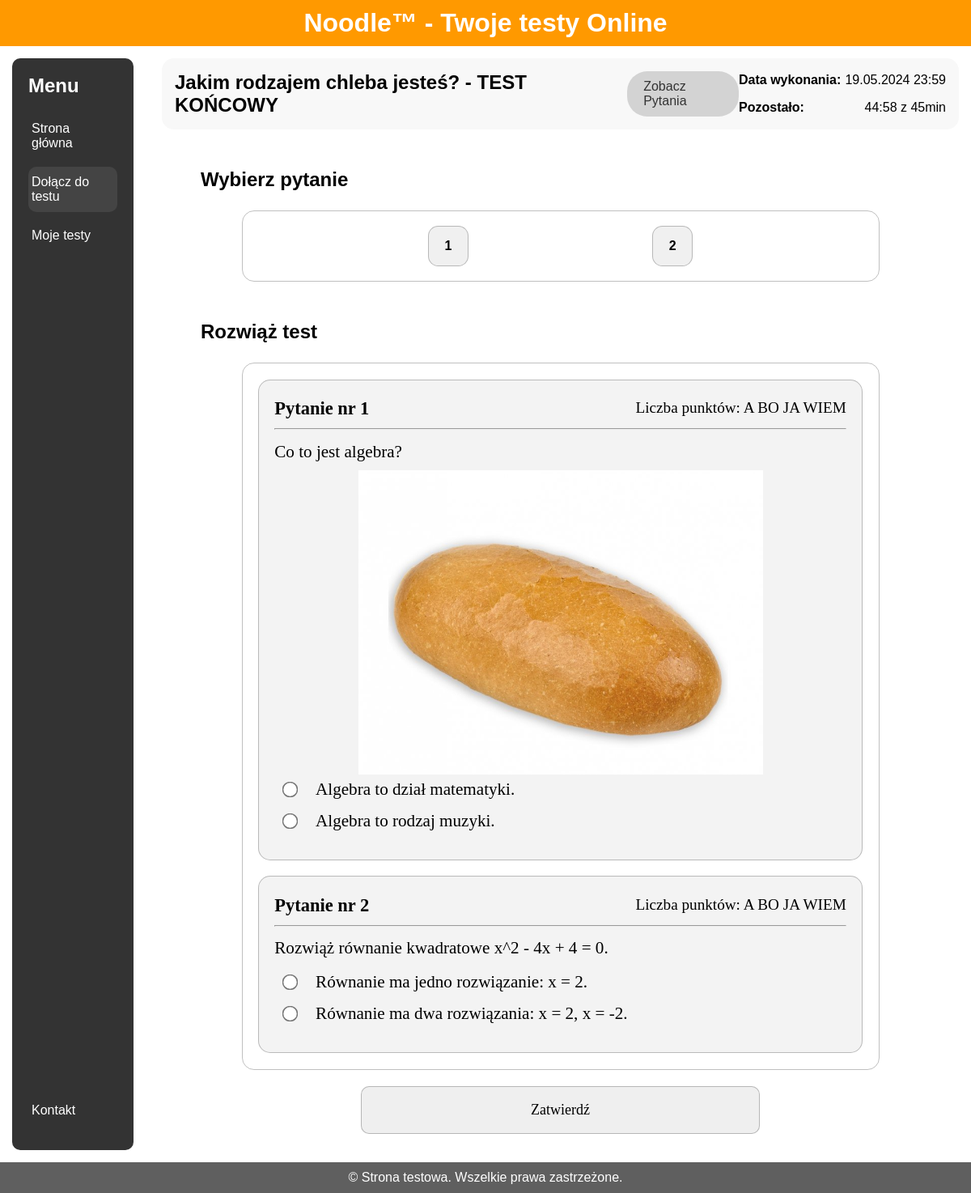
The app's page /Strona/html/test.php?kod=1234567 with its own data.
### tables this page shows
CREATE TABLE `pytania` (
  `id` int(11) NOT NULL,
  `tresc` varchar(1000) NOT NULL,
  `przedmiot_id` int(11) NOT NULL,
  `kategoria_id` int(11) NOT NULL,
  `poziom_id` int(11) NOT NULL,
  `zdjecie` varchar(50) DEFAULT NULL,
  `autor` int(11) NOT NULL,
  `prywatnosc` tinyint(1) NOT NULL,
  `typ_pytania` int(11) NOT NULL
);

CREATE TABLE `odpowiedzi` (
  `id` int(11) NOT NULL,
  `id_pytania` int(11) NOT NULL,
  `tresc` varchar(250) NOT NULL,
  `poprawnosc` tinyint(1) NOT NULL
);

### Strona/html/test.php (the view, shortened to what this page needs)
<!DOCTYPE html>
<html lang="en">
<head>
<link rel="stylesheet" href="styles.css">
</head>
<?php
  $servername = "localhost";
  $username = "root";
  $password = "";
  $dbname = "baza";
  $conn = new mysqli($servername, $username, $password, $dbname);
  $kod_testu = $_GET['kod'];
  $get_test_id = "SELECT id_testu FROM `testy_przeprowadzane` WHERE kod_testu = '$kod_testu'";
  $result = $conn->query($get_test_id);
  if ($result->num_rows > 0) {
    $row = $result->fetch_assoc();
    $id_testu = $row['id_testu'];
  }
  $get_type = "SELECT id, nazwa_typu FROM typ_pytania;";
  $type_result = $conn->query($get_type);
  if ($type_result->num_rows > 0) {
    while($row = $type_result->fetch_assoc()) {
      if($row['nazwa_typu'] == 'Zamkniete') {
        $zamkniete = $row['id'];
      }
      elseif($row['nazwa_typu'] == 'Otwarte') {
        $otwarte = $row['id'];
      }
      elseif($row['nazwa_typu'] == 'Wielokrotnego') {
        $wielokrotnego = $row['id'];
      }
    }
  }
?>
<body>
<div class="wrapper">
  <div class="header-content" id="head">
    <h1>Noodle™ - Twoje testy Online</h1>
  </div>
  <div class="container" id="con">
    <div class="sidebar" id="menu">
      <ul>
        <h2>Menu</h2>
        <li><a href="../index.php">Strona główna</a></li>
        <li ><a href="panel_ucznia/dolacz_kod.php" class="aktualna-strona">Dołącz do testu</a></li>
        <li><a href="panel_ucznia/moje_testy.php" >Moje testy</a></li>
      </ul>
      <ul>
        <li><a href="kontakt.php" >Kontakt</a></li>
      </ul>
    </div>
    <div class="main-content" id="main">
    <div class="teststicky">
                <div style="display: flex; justify-content: left;align-items:center;max-width:70%;">
                    <h2>Jakim rodzajem chleba jesteś? - TEST KOŃCOWY</h2>
                </div>
                <div style="display: flex; justify-content: space-between; align-items:center;min-width:30%;">
                    <div class="rounded-button">
                      <a href="#wybierz-pytanie">Zobacz Pytania</a>
                    </div>
                    <div style="min-width: 65%;">
                        <div style="display: flex; justify-content: space-between; align-items:center;padding-bottom: 1em">
                            <p style="font-weight: bold;">Data wykonania:</p>
                            <p id="data-wykonania" style="text-align: right;"></p>
                        </div>
                        <div style="display: flex; justify-content: space-between; align-items:center;">
                            <p style="font-weight: bold;">Pozostało:</p>
                            <p id="pozostalo" style="text-align: right;"></p>
                        </div>
                    </div>
                </div>
            </div>
      <div class="haslo">
      <h2 id="wybierz-pytanie" style="padding: 2em;padding-bottom:1em;text-align:left;width:100%">Wybierz pytanie</h2>
      <div class="rounded-container">
        <?php
          $count_questions_sql = "SELECT COUNT(id_pytania) AS liczba_pytan FROM testy_pytania WHERE id_testu = $id_testu GROUP BY id_testu;";
          $result = $conn->query($count_questions_sql);
          if ($result->num_rows > 0) {
            $row = $result->fetch_assoc();
            for($x=1; $x <= $row['liczba_pytan']; $x++) {
              echo '<div class="number-box" data-target="' . $x . '">' . $x . '</div>';
            }
          }
        ?>
      </div>
        <h2 style="padding: 2em;padding-bottom:1em;text-align:left;width:100%">Rozwiąż test</h2>
        <form method="POST" class="test" onsubmit="return confirmSubmission(event)">
          <div class="rounded-container">
            <?php
              $get_question = "SELECT p.id AS id, p.tresc, p.typ_pytania , p.zdjecie
                              FROM pytania p
                              JOIN testy_pytania tp ON p.id = tp.id_pytania
                              WHERE tp.id_testu = $id_testu;";
              $result = $conn->query($get_question);
              if ($result->num_rows > 0) {
                $num_question = 1;
                while($question_row = $result->fetch_assoc()) {
                    echo '<div class="pytanie">
                            <div class="numerpyt">
                              <h3 style="margin-bottom: 0.5em;margin-top:1em">Pytanie nr <label class="full-width" for="numer">'. $num_question . '</label></h3>
                              <h4 style="margin-bottom: 0.5em;margin-top:1em;font-weight:normal">Liczba punktów: <label class="full-width" for="numer"> A BO JA WIEM</label> </h4>
                            </div>
                            <hr style="margin-bottom: 0.75em;">
                            <div class="odpowiedzi">
                              <label for="tresc" style="padding-bottom: 0.5em;font-size:110%">' . $question_row['tresc'] .  '</label><br>';
                    if(!is_null($question_row['zdjecie'])){
                      echo '<img class="zdjodp" src="../zdjecia/' . $question_row['zdjecie'] . '" alt="3_0">';
                    }
                    $get_answers = "SELECT tresc AS odpowiedz FROM odpowiedzi WHERE id_pytania =" . $question_row['id'] . ";";
                    $answer_result = $conn->query($get_answers);
                    if ($answer_result->num_rows > 0) {
                      $answer_num = 1;
                      while($answer_row = $answer_result->fetch_assoc()) {
                        if($question_row['typ_pytania'] == $zamkniete) {
                          echo '<input type="radio" name="' . $num_question . '" id="' . $num_question . '_' . $answer_num . '"><label for="' . $num_question . '_' . $answer_num . '">' . $answer_row['odpowiedz'] . '</label><br>';
                        }
                        $answer_num++;
                      }
                    }
                    echo '</div>
                          </div>';
                  $num_question++;
              }
            }
            ?>
          </div>
          <input style="width: 50%;" type="submit" value="Zatwierdź" name="zaloguj" class="zaloguj" id="zaloguj">
        </form>
        </div>
  </div>
  </div>
  <div class="footer" id="stopka">
    <p>&copy; Strona testowa. Wszelkie prawa zastrzeżone.</p>
  </div>
</div>
</body>
</html>

### Strona/html/styles.css (style rules this page uses)
* { box-sizing: border-box; margin: 0; }
body { font-family: Arial, sans-serif; display: flex; min-height: 100vh; flex-direction: column; }
.header-content { background-color: #ff9900; color: #fff; padding: 10px 0; text-align: center; position: sticky; width: 100%; top: 0; z-index: 1000; }
.header-content h1 { margin: 0; }
.wrapper { flex: 1; display: flex; flex-direction: column; }
.container { display: flex; flex: 1; align-items: flex-start; }
.sidebar { display: flex; flex-direction: column; background-color: #333; color: #fff; position: sticky; width: 12%; min-width: 150px; padding: 20px; margin: 15px; margin-right: 20px; border-radius: 10px; top: 0px; left: 0; height: auto; z-index: 900; overflow-y: auto; justify-content: space-between; }
.sidebar h2 { margin-bottom: 20px; }
.sidebar ul { list-style-type: none; padding: 0; margin-bottom: 0; }
.sidebar ul li { margin-bottom: 10px; }
.sidebar ul li a { color: #fff; text-decoration: none; display: block; padding: 10px 4px; }
.aktualna-strona { background-color: #444; border-radius: 10px; }
.main-content { display: flex; flex: 1; flex-direction: column; justify-content: center; padding: 15px; flex-wrap: wrap; }
.footer { background-color: #5f5f5f; color: #fff; text-align: center; padding: 10px 0; }
form { display: grid; grid-template-columns: 1fr 1fr; gap: 20px; margin-bottom: 20px; font-family: calibri; font-size: larger; }
.full-width { grid-column: 1 / 3; position: relative; height: 100%; }
.haslo { display: flex; align-items: center; justify-content: center; min-width: 300px; flex-direction: column; }
.haslo > form { min-width: 33.33%; }
input,textarea { padding: 1em; font-family: calibri; width: 100%; font-size: large; border: 1px solid #70707070; resize: vertical; border-radius:10px; }
.teststicky { display: flex; background-color: #f8f8f8; border-radius: 15px; position: sticky; padding: 1em; justify-content: space-between; align-items:center; z-index: 9999; }
.rounded-container { border: 1px solid #70707070; border-radius: 15px; padding: 10px; display: flex; flex-wrap: wrap; justify-content: space-evenly; align-items: center; width: 80%; }
.rounded-container .number-box { width: 1em; height: 1em; border-radius: 25%; padding: 1.5em; background-color: #f0f0f0; display: flex; justify-content: center; align-items: center; font-weight: bold; margin: 0.5em; }
.pytanie { width: 100%; border: 1px solid #70707070; border-radius: 15px; padding-left: 1em; padding-right: 1em; margin: 0.5em; background-color: #f3f3f3; }
.test { display: flex; width: 100%; align-items: center; flex-direction: column; }
.numerpyt { display: flex; justify-content: space-between; align-items: center; }
.odpowiedzi { margin-bottom: 1.5em; }
.odpowiedzi input[type="radio"] { transform: scale(1.5); margin: 0.7em; margin-right: 1.4em; width: auto; }
.odpowiedzi label { font-size: 110%; display: inline-block; }
.zdjodp { display:block; margin:auto; max-width: 500px; max-height:500px; }
.number-box { cursor: pointer; border: 1px solid #70707070; }
.rounded-button { display: inline-block; border-radius: 25px; background-color: lightgray; padding: 10px 20px; }
.rounded-button a { text-decoration: none; color: #333; }

### records on screen
pytania: tresc "Co to jest algebra?", zdjecie (picture)
odpowiedzi: tresc "Algebra to dział matematyki."
odpowiedzi: tresc "Algebra to rodzaj muzyki."
pytania: tresc "Rozwiąż równanie kwadratowe x^2 - 4x + 4 = 0."
odpowiedzi: tresc "Równanie ma jedno rozwiązanie: x = 2."
odpowiedzi: tresc "Równanie ma dwa rozwiązania: x = 2, x = -2."
